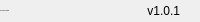
              <widget class="QFrame" name="bottomBar">
               <property name="minimumSize">
                <size>
                 <width>0</width>
                 <height>22</height>
                </size>
               </property>
               <property name="maximumSize">
                <size>
                 <width>16777215</width>
                 <height>22</height>
                </size>
               </property>
               <property name="frameShape">
                <enum>QFrame::NoFrame</enum>
               </property>
               <property name="frameShadow">
                <enum>QFrame::Raised</enum>
               </property>
               <layout class="QHBoxLayout" name="horizontalLayout_5">
                <property name="spacing">
                 <number>0</number>
                </property>
                <property name="leftMargin">
                 <number>0</number>
                </property>
                <property name="topMargin">
                 <number>0</number>
                </property>
                <property name="rightMargin">
                 <number>0</number>
                </property>
                <property name="bottomMargin">
                 <number>0</number>
                </property>
                <item>
                 <widget class="QLabel" name="creditsLabel">
                  <property name="maximumSize">
                   <size>
                    <width>16777215</width>
                    <height>16</height>
                   </size>
                  </property>
                  <property name="font">
                   <font>
                    <family>Segoe UI</family>
                    <pointsize>-1</pointsize>
                    <weight>50</weight>
                    <italic>false</italic>
                    <bold>false</bold>
                   </font>
                  </property>
                  <property name="text">
                   <string>By: David Rosewater</string>
                  </property>
                  <property name="alignment">
                   <set>Qt::AlignLeading|Qt::AlignLeft|Qt::AlignVCenter</set>
                  </property>
                 </widget>
                </item>
                <item>
                 <widget class="QLabel" name="version">
                  <property name="text">
                   <string>v1.0.1</string>
                  </property>
                  <property name="alignment">
                   <set>Qt::AlignRight|Qt::AlignTrailing|Qt::AlignVCenter</set>
                  </property>
                 </widget>
                </item>
                <item>
                 <widget class="QFrame" name="frame_size_grip">
                  <property name="minimumSize">
                   <size>
                    <width>20</width>
                    <height>0</height>
                   </size>
                  </property>
                  <property name="maximumSize">
                   <size>
                    <width>20</width>
                    <height>16777215</height>
                   </size>
                  </property>
                  <property name="frameShape">
                   <enum>QFrame::NoFrame</enum>
                  </property>
                  <property name="frameShadow">
                   <enum>QFrame::Raised</enum>
                  </property>
                 </widget>
                </item>
               </layout>
              </widget>
